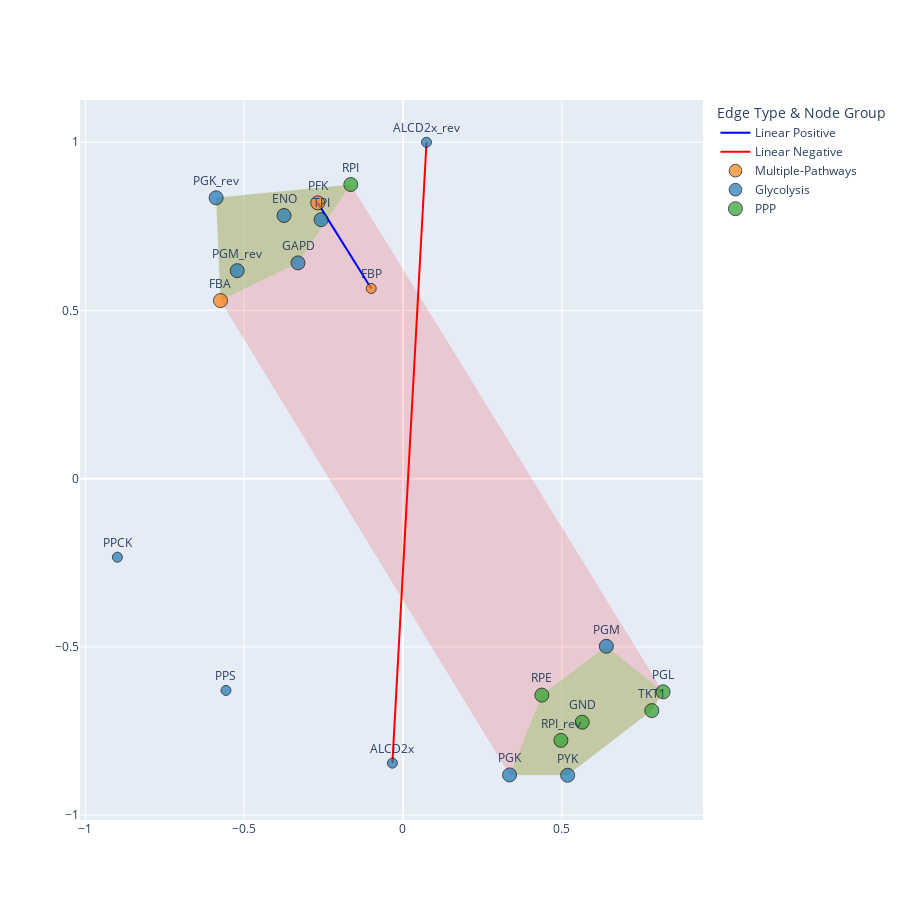
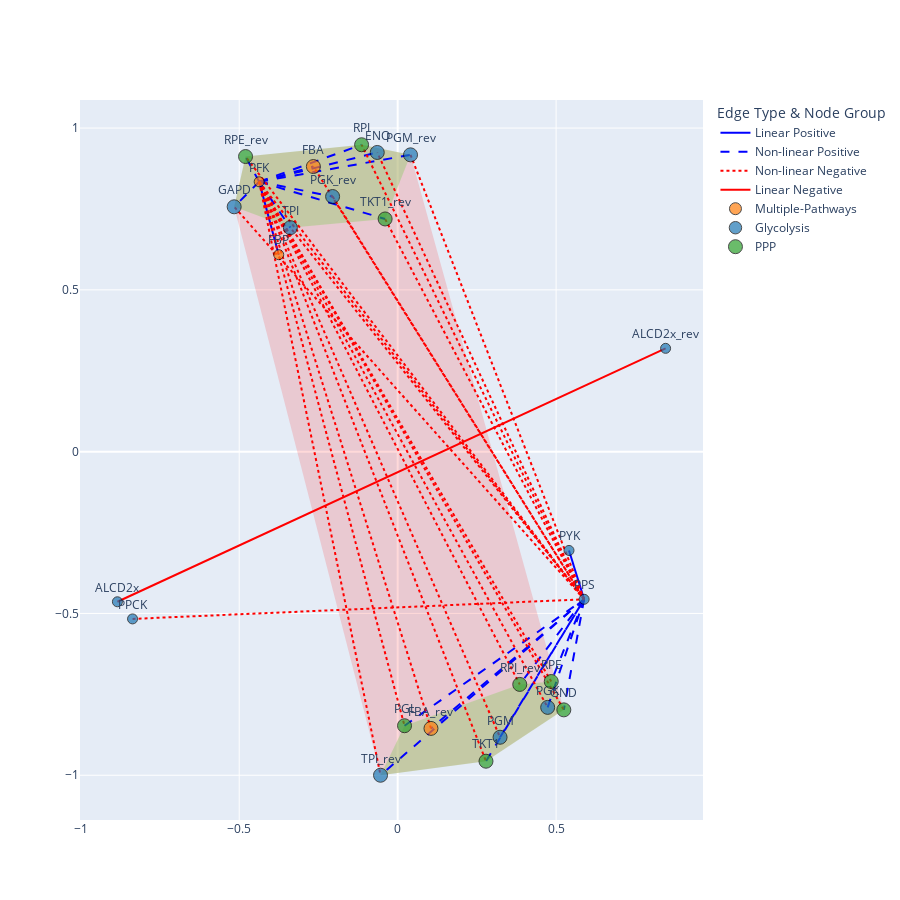

Write notebook code for charts like these, in order.
### Markdown cell above
### Plot the graphs from the subset networks of the 2 conditions

### Code cell
plot_graph(subset_G100, 
           subset_pos100, 
           remove_clique_edges=True, 
           include_matrix2_in_cliques=False, 
           min_clique_size=5, 
           shadow_edges="mixed", 
           centralities=centrality_dict_100)


plot_graph(subset_G0, 
           subset_pos0, 
           remove_clique_edges=True, 
           include_matrix2_in_cliques=False, 
           min_clique_size=5, 
           shadow_edges="mixed", 
           centralities=centrality_dict_0)

### Figure 1 — Plotly figure (JSON) as saved in the notebook; plotly's stock layout.template omitted (floating-point values rounded to 4 significant figures)
{"data": [{"fill": "toself", "fillcolor": "rgba(144, 238, 144, 0.5)", "hoverinfo": "skip", "line": {"color": "rgba(0,0,0,0)", "width": 0}, "mode": "lines", "name": "Positive Clique Shadow", "showlegend": false, "type": "scatter", "x": [0.8189, 0.6401, 0.4372, 0.3356, 0.5184, 0.7834, 0.8189], "y": [-0.6336, -0.4981, -0.6432, -0.8804, -0.8814, -0.6893, -0.6336]}, {"fill": "toself", "fillcolor": "rgba(144, 238, 144, 0.5)", "hoverinfo": "skip", "line": {"color": "rgba(0,0,0,0)", "width": 0}, "mode": "lines", "name": "Positive Clique Shadow", "showlegend": false, "type": "scatter", "x": [-0.1643, -0.5882, -0.5745, -0.3304, -0.1643], "y": [0.8743, 0.8348, 0.5294, 0.6414, 0.8743]}, {"fill": "toself", "fillcolor": "rgba(255, 0, 0, 0.15)", "hoverinfo": "skip", "line": {"color": "rgba(0,0,0,0)", "width": 0}, "mode": "lines", "name": "Negative Clique Shadow", "showlegend": false, "type": "scatter", "x": [-0.1643, -0.5882, -0.5745, 0.3356, 0.5184, 0.7834, 0.8189, -0.1643], "y": [0.8743, 0.8348, 0.5294, -0.8804, -0.8814, -0.6893, -0.6336, 0.8743]}, {"hoverinfo": "none", "line": {"color": "blue", "dash": "solid", "width": 2}, "mode": "lines", "name": "Linear Positive", "showlegend": true, "type": "scatter", "x": [-0.2684, -0.09991, null], "y": [0.8198, 0.5654, null]}, {"hoverinfo": "none", "line": {"color": "red", "dash": "solid", "width": 2}, "mode": "lines", "name": "Linear Negative", "showlegend": true, "type": "scatter", "x": [0.07411, -0.03334, null], "y": [1, -0.8454, null]}, {"hoverinfo": "text", "hovertext": ["Node: PFK<br>Pos: ENO, FBA, FBP, GAPD, PGK_rev, PGM_rev, RPI, TPI<br>Neg: GND, PGK, PGL, PGM, PYK, RPE, RPI_rev, TKT1<br>In clique: True<br>Degree centrality: 0.23<br>Betweenness centrality: 0.01<br>Clustering coefficient: 0.62", "Node: FBA<br>Pos: ENO, GAPD, PFK, PGK_rev, PGM_rev, RPI, TPI<br>Neg: GND, PGK, PGL, PGM, PYK, RPE, RPI_rev, TKT1<br>In clique: True<br>Degree centrality: 0.27<br>Betweenness centrality: 0.02<br>Clustering coefficient: 0.74", "Node: FBP<br>Pos: PFK<br>Neg: None<br>In clique: False<br>Degree centrality: 0.00<br>Betweenness centrality: 0.00<br>Clustering coefficient: 0.00"], "marker": {"color": "rgb(255, 127, 14)", "line": {"color": "black", "width": 1}, "size": [14, 14, 10]}, "mode": "markers+text", "name": "Multiple-Pathways", "showlegend": true, "text": ["PFK", "FBA", "FBP"], "textposition": "top center", "type": "scatter", "x": [-0.2684, -0.5745, -0.09991], "y": [0.8198, 0.5294, 0.5654]}, {"hoverinfo": "text", "hovertext": ["Node: PGK_rev<br>Pos: ENO, FBA, GAPD, PFK, PGM_rev, RPI, TPI<br>Neg: GND, PGK, PGL, PGM, PYK, RPE, RPI_rev, TKT1<br>In clique: True<br>Degree centrality: 0.26<br>Betweenness centrality: 0.03<br>Clustering coefficient: 0.74", "Node: PGK<br>Pos: GND, PGL, PGM, PYK, RPE, RPI_rev, TKT1<br>Neg: ENO, FBA, GAPD, PFK, PGK_rev, PGM_rev, RPI, TPI<br>In clique: True<br>Degree centrality: 0.26<br>Betweenness centrality: 0.01<br>Clustering coefficient: 0.74", "Node: PGM_rev<br>Pos: ENO, FBA, GAPD, PFK, PGK_rev, RPI, TPI<br>Neg: GND, PGK, PGL, PGM, PYK, RPE, RPI_rev, TKT1<br>In clique: True<br>Degree centrality: 0.26<br>Betweenness centrality: 0.03<br>Clustering coefficient: 0.74", "Node: PGM<br>Pos: GND, PGK, PGL, PYK, RPE, RPI_rev, TKT1<br>Neg: ENO, FBA, GAPD, PFK, PGK_rev, PGM_rev, RPI, TPI<br>In clique: True<br>Degree centrality: 0.26<br>Betweenness centrality: 0.02<br>Clustering coefficient: 0.74", "Node: ALCD2x_rev<br>Pos: None<br>Neg: ALCD2x<br>In clique: False<br>Degree centrality: 0.05<br>Betweenness centrality: 0.18<br>Clustering coefficient: 0.85", "Node: ALCD2x<br>Pos: None<br>Neg: ALCD2x_rev<br>In clique: False<br>Degree centrality: 0.05<br>Betweenness centrality: 0.09<br>Clustering coefficient: 0.85", "Node: PPCK<br>Pos: None<br>Neg: None<br>In clique: False<br>Degree centrality: 0.00<br>Betweenness centrality: 0.00<br>Clustering coefficient: 0.00", "Node: PPS<br>Pos: None<br>Neg: None<br>In clique: False<br>Degree centrality: 0.01<br>Betweenness centrality: 0.00<br>Clustering coefficient: 0.00", "Node: PYK<br>Pos: GND, PGK, PGL, PGM, RPE, RPI_rev, TKT1<br>Neg: ENO, FBA, GAPD, PFK, PGK_rev, PGM_rev, RPI, TPI<br>In clique: True<br>Degree centrality: 0.13<br>Betweenness centrality: 0.01<br>Clustering coefficient: 0.38", "Node: ENO<br>Pos: FBA, GAPD, PFK, PGK_rev, PGM_rev, RPI, TPI<br>Neg: GND, PGK, PGL, PGM, PYK, RPE, RPI_rev, TKT1<br>In clique: True<br>Degree centrality: 0.26<br>Betweenness centrality: 0.01<br>Clustering coefficient: 0.74", "Node: TPI<br>Pos: ENO, FBA, GAPD, PFK, PGK_rev, PGM_rev, RPI<br>Neg: GND, PGK, PGL, PGM, PYK, RPE, RPI_rev, TKT1<br>In clique: True<br>Degree centrality: 0.27<br>Betweenness centrality: 0.03<br>Clustering coefficient: 0.74", "Node: GAPD<br>Pos: ENO, FBA, PFK, PGK_rev, PGM_rev, RPI, TPI<br>Neg: GND, PGK, PGL, PGM, PYK, RPE, RPI_rev, TKT1<br>In clique: True<br>Degree centrality: 0.26<br>Betweenness centrality: 0.04<br>Clustering coefficient: 0.74"], "marker": {"color": "rgb(31, 119, 180)", "line": {"color": "black", "width": 1}, "size": [14, 14, 14, 14, 10, 10, 10, 10, 14, 14, 14, 14]}, "mode": "markers+text", "name": "Glycolysis", "showlegend": true, "text": ["PGK_rev", "PGK", "PGM_rev", "PGM", "ALCD2x_rev", "ALCD2x", "PPCK", "PPS", "PYK", "ENO", "TPI", "GAPD"], "textposition": "top center", "type": "scatter", "x": [-0.5882, 0.3356, -0.5218, 0.6401, 0.07411, -0.03334, -0.899, -0.5572, 0.5184, -0.3745, -0.2577, -0.3304], "y": [0.8348, -0.8804, 0.6183, -0.4981, 1, -0.8454, -0.2333, -0.6293, -0.8814, 0.7822, 0.7699, 0.6414]}, {"hoverinfo": "text", "hovertext": ["Node: PGL<br>Pos: GND, PGK, PGM, PYK, RPE, RPI_rev, TKT1<br>Neg: ENO, FBA, GAPD, PFK, PGK_rev, PGM_rev, RPI, TPI<br>In clique: True<br>Degree centrality: 0.27<br>Betweenness centrality: 0.12<br>Clustering coefficient: 0.74", "Node: RPE<br>Pos: GND, PGK, PGL, PGM, PYK, RPI_rev, TKT1<br>Neg: ENO, FBA, GAPD, PFK, PGK_rev, PGM_rev, RPI, TPI<br>In clique: True<br>Degree centrality: 0.27<br>Betweenness centrality: 0.06<br>Clustering coefficient: 0.74", "Node: RPI_rev<br>Pos: GND, PGK, PGL, PGM, PYK, RPE, TKT1<br>Neg: ENO, FBA, GAPD, PFK, PGK_rev, PGM_rev, RPI, TPI<br>In clique: True<br>Degree centrality: 0.27<br>Betweenness centrality: 0.07<br>Clustering coefficient: 0.74", "Node: RPI<br>Pos: ENO, FBA, GAPD, PFK, PGK_rev, PGM_rev, TPI<br>Neg: GND, PGK, PGL, PGM, PYK, RPE, RPI_rev, TKT1<br>In clique: True<br>Degree centrality: 0.27<br>Betweenness centrality: 0.02<br>Clustering coefficient: 0.74", "Node: TKT1<br>Pos: GND, PGK, PGL, PGM, PYK, RPE, RPI_rev<br>Neg: ENO, FBA, GAPD, PFK, PGK_rev, PGM_rev, RPI, TPI<br>In clique: True<br>Degree centrality: 0.27<br>Betweenness centrality: 0.02<br>Clustering coefficient: 0.74", "Node: GND<br>Pos: PGK, PGL, PGM, PYK, RPE, RPI_rev, TKT1<br>Neg: ENO, FBA, GAPD, PFK, PGK_rev, PGM_rev, RPI, TPI<br>In clique: True<br>Degree centrality: 0.27<br>Betweenness centrality: 0.01<br>Clustering coefficient: 0.74"], "marker": {"color": "rgb(44, 160, 44)", "line": {"color": "black", "width": 1}, "size": [14, 14, 14, 14, 14, 14]}, "mode": "markers+text", "name": "PPP", "showlegend": true, "text": ["PGL", "RPE", "RPI_rev", "RPI", "TKT1", "GND"], "textposition": "top center", "type": "scatter", "x": [0.8189, 0.4372, 0.4973, -0.1643, 0.7834, 0.5642], "y": [-0.6336, -0.6432, -0.7778, 0.8743, -0.6893, -0.7237]}], "layout": {"height": 900, "legend": {"title": {"text": "Edge Type & Node Group"}}, "width": 900}}

### Figure 2 — Plotly figure (JSON) as saved in the notebook; plotly's stock layout.template omitted (floating-point values rounded to 4 significant figures)
{"data": [{"fill": "toself", "fillcolor": "rgba(144, 238, 144, 0.5)", "hoverinfo": "skip", "line": {"color": "rgba(0,0,0,0)", "width": 0}, "mode": "lines", "name": "Positive Clique Shadow", "showlegend": false, "type": "scatter", "x": [-0.5159, -0.3386, -0.03963, 0.0406, -0.1138, -0.48, -0.5159], "y": [0.7566, 0.6922, 0.7191, 0.9172, 0.9484, 0.912, 0.7566]}, {"fill": "toself", "fillcolor": "rgba(144, 238, 144, 0.5)", "hoverinfo": "skip", "line": {"color": "rgba(0,0,0,0)", "width": 0}, "mode": "lines", "name": "Positive Clique Shadow", "showlegend": false, "type": "scatter", "x": [0.5243, 0.4846, 0.3852, 0.02159, -0.05406, 0.2787, 0.5243], "y": [-0.798, -0.7103, -0.7193, -0.8469, -1, -0.9566, -0.798]}, {"fill": "toself", "fillcolor": "rgba(255, 0, 0, 0.15)", "hoverinfo": "skip", "line": {"color": "rgba(0,0,0,0)", "width": 0}, "mode": "lines", "name": "Negative Clique Shadow", "showlegend": false, "type": "scatter", "x": [-0.5159, -0.05406, 0.2787, 0.5243, 0.0406, -0.1138, -0.48, -0.5159], "y": [0.7566, -1, -0.9566, -0.798, 0.9172, 0.9484, 0.912, 0.7566]}, {"hoverinfo": "none", "line": {"color": "blue", "dash": "solid", "width": 2}, "mode": "lines", "name": "Linear Positive", "showlegend": true, "type": "scatter", "x": [-0.4371, -0.3753, null, 0.5884, 0.5406, null], "y": [0.8339, 0.6087, null, -0.4563, -0.3053, null]}, {"hoverinfo": "none", "line": {"color": "blue", "dash": "dash", "width": 2}, "mode": "lines", "name": "Non-linear Positive", "showlegend": true, "type": "scatter", "x": [-0.4371, -0.2053, null, -0.4371, 0.0406, null, -0.4371, -0.48, null, -0.4371, -0.1138, null, -0.4371, -0.06441, null, -0.4371, -0.03963, null, -0.4371, -0.3386, null, -0.4371, -0.2659, null, -0.4371, -0.5159, null, 0.4733, 0.5884, null, 0.02159, 0.5884, null, 0.3231, 0.5884, null, 0.5884, 0.4846, null, 0.5884, 0.3852, null, 0.5884, 0.2787, null, 0.5884, -0.05406, null, 0.5884, 0.1051, null, 0.5884, 0.5243, null], "y": [0.8339, 0.7884, null, 0.8339, 0.9172, null, 0.8339, 0.912, null, 0.8339, 0.9484, null, 0.8339, 0.9246, null, 0.8339, 0.7191, null, 0.8339, 0.6922, null, 0.8339, 0.8811, null, 0.8339, 0.7566, null, -0.7903, -0.4563, null, -0.8469, -0.4563, null, -0.8826, -0.4563, null, -0.4563, -0.7103, null, -0.4563, -0.7193, null, -0.4563, -0.9566, null, -0.4563, -1, null, -0.4563, -0.8552, null, -0.4563, -0.798, null]}, {"hoverinfo": "none", "line": {"color": "red", "dash": "dot", "width": 2}, "mode": "lines", "name": "Non-linear Negative", "showlegend": true, "type": "scatter", "x": [-0.4371, 0.4733, null, -0.4371, 0.02159, null, -0.4371, 0.3231, null, -0.4371, 0.5884, null, -0.4371, 0.4846, null, -0.4371, 0.3852, null, -0.4371, 0.2787, null, -0.4371, -0.05406, null, -0.4371, 0.1051, null, -0.4371, 0.5243, null, -0.2053, 0.5884, null, 0.0406, 0.5884, null, -0.8366, 0.5884, null, 0.5884, -0.48, null, 0.5884, -0.1138, null, 0.5884, -0.06441, null, 0.5884, -0.03963, null, 0.5884, -0.3386, null, 0.5884, -0.2659, null, 0.5884, -0.5159, null], "y": [0.8339, -0.7903, null, 0.8339, -0.8469, null, 0.8339, -0.8826, null, 0.8339, -0.4563, null, 0.8339, -0.7103, null, 0.8339, -0.7193, null, 0.8339, -0.9566, null, 0.8339, -1, null, 0.8339, -0.8552, null, 0.8339, -0.798, null, 0.7884, -0.4563, null, 0.9172, -0.4563, null, -0.5169, -0.4563, null, -0.4563, 0.912, null, -0.4563, 0.9484, null, -0.4563, 0.9246, null, -0.4563, 0.7191, null, -0.4563, 0.6922, null, -0.4563, 0.8811, null, -0.4563, 0.7566, null]}, {"hoverinfo": "none", "line": {"color": "red", "dash": "solid", "width": 2}, "mode": "lines", "name": "Linear Negative", "showlegend": true, "type": "scatter", "x": [0.8454, -0.8844, null], "y": [0.3193, -0.4639, null]}, {"hoverinfo": "text", "hovertext": ["Node: PFK<br>Pos: ENO, FBA, FBP, GAPD, PGK_rev, PGM_rev, RPE_rev, RPI, TKT1_rev, TPI<br>Neg: FBA_rev, GND, PGK, PGL, PGM, PPS, RPE, RPI_rev, TKT1, TPI_rev<br>In clique: False<br>Degree centrality: 0.05<br>Betweenness centrality: 0.01<br>Clustering coefficient: 0.17", "Node: FBA_rev<br>Pos: GND, PGK, PGL, PGM, PPS, RPE, RPI_rev, TKT1, TPI_rev<br>Neg: ENO, FBA, GAPD, PFK, PGK_rev, PGM_rev, RPE_rev, RPI, TKT1_rev, TPI<br>In clique: True<br>Degree centrality: 0.25<br>Betweenness centrality: 0.04<br>Clustering coefficient: 0.40", "Node: FBA<br>Pos: ENO, GAPD, PFK, PGK_rev, PGM_rev, RPE_rev, RPI, TKT1_rev, TPI<br>Neg: FBA_rev, GND, PGK, PGL, PGM, PPS, RPE, RPI_rev, TKT1, TPI_rev<br>In clique: True<br>Degree centrality: 0.25<br>Betweenness centrality: 0.01<br>Clustering coefficient: 0.40", "Node: FBP<br>Pos: PFK<br>Neg: None<br>In clique: False<br>Degree centrality: 0.01<br>Betweenness centrality: 0.00<br>Clustering coefficient: 0.09"], "marker": {"color": "rgb(255, 127, 14)", "line": {"color": "black", "width": 1}, "size": [10, 14, 14, 10]}, "mode": "markers+text", "name": "Multiple-Pathways", "showlegend": true, "text": ["PFK", "FBA_rev", "FBA", "FBP"], "textposition": "top center", "type": "scatter", "x": [-0.4371, 0.1051, -0.2659, -0.3753], "y": [0.8339, -0.8552, 0.8811, 0.6087]}, {"hoverinfo": "text", "hovertext": ["Node: PGK_rev<br>Pos: ENO, FBA, GAPD, PFK, PGM_rev, RPE_rev, RPI, TKT1_rev, TPI<br>Neg: FBA_rev, GND, PGK, PGL, PGM, PPS, RPE, RPI_rev, TKT1, TPI_rev<br>In clique: True<br>Degree centrality: 0.24<br>Betweenness centrality: 0.06<br>Clustering coefficient: 0.36", "Node: PGK<br>Pos: FBA_rev, GND, PGL, PGM, PPS, RPE, RPI_rev, TKT1, TPI_rev<br>Neg: ENO, FBA, GAPD, PFK, PGK_rev, PGM_rev, RPE_rev, RPI, TKT1_rev, TPI<br>In clique: True<br>Degree centrality: 0.24<br>Betweenness centrality: 0.02<br>Clustering coefficient: 0.36", "Node: PGM_rev<br>Pos: ENO, FBA, GAPD, PFK, PGK_rev, RPE_rev, RPI, TKT1_rev, TPI<br>Neg: FBA_rev, GND, PGK, PGL, PGM, PPS, RPE, RPI_rev, TKT1, TPI_rev<br>In clique: True<br>Degree centrality: 0.24<br>Betweenness centrality: 0.00<br>Clustering coefficient: 0.36", "Node: PGM<br>Pos: FBA_rev, GND, PGK, PGL, PPS, RPE, RPI_rev, TKT1, TPI_rev<br>Neg: ENO, FBA, GAPD, PFK, PGK_rev, PGM_rev, RPE_rev, RPI, TKT1_rev, TPI<br>In clique: True<br>Degree centrality: 0.24<br>Betweenness centrality: 0.00<br>Clustering coefficient: 0.36", "Node: ALCD2x_rev<br>Pos: None<br>Neg: ALCD2x<br>In clique: False<br>Degree centrality: 0.06<br>Betweenness centrality: 0.19<br>Clustering coefficient: 0.27", "Node: ALCD2x<br>Pos: None<br>Neg: ALCD2x_rev<br>In clique: False<br>Degree centrality: 0.06<br>Betweenness centrality: 0.10<br>Clustering coefficient: 0.27", "Node: PPCK<br>Pos: None<br>Neg: PPS<br>In clique: False<br>Degree centrality: 0.02<br>Betweenness centrality: 0.00<br>Clustering coefficient: 0.12", "Node: PPS<br>Pos: FBA_rev, GND, PGK, PGL, PGM, PYK, RPE, RPI_rev, TKT1, TPI_rev<br>Neg: ENO, FBA, GAPD, PFK, PGK_rev, PGM_rev, PPCK, RPE_rev, RPI, TKT1_rev, ...<br>In clique: False<br>Degree centrality: 0.05<br>Betweenness centrality: 0.02<br>Clustering coefficient: 0.14", "Node: PYK<br>Pos: PPS<br>Neg: None<br>In clique: False<br>Degree centrality: 0.03<br>Betweenness centrality: 0.00<br>Clustering coefficient: 0.12", "Node: ENO<br>Pos: FBA, GAPD, PFK, PGK_rev, PGM_rev, RPE_rev, RPI, TKT1_rev, TPI<br>Neg: FBA_rev, GND, PGK, PGL, PGM, PPS, RPE, RPI_rev, TKT1, TPI_rev<br>In clique: True<br>Degree centrality: 0.24<br>Betweenness centrality: 0.00<br>Clustering coefficient: 0.36", "Node: TPI_rev<br>Pos: FBA_rev, GND, PGK, PGL, PGM, PPS, RPE, RPI_rev, TKT1<br>Neg: ENO, FBA, GAPD, PFK, PGK_rev, PGM_rev, RPE_rev, RPI, TKT1_rev, TPI<br>In clique: True<br>Degree centrality: 0.25<br>Betweenness centrality: 0.22<br>Clustering coefficient: 0.40", "Node: TPI<br>Pos: ENO, FBA, GAPD, PFK, PGK_rev, PGM_rev, RPE_rev, RPI, TKT1_rev<br>Neg: FBA_rev, GND, PGK, PGL, PGM, PPS, RPE, RPI_rev, TKT1, TPI_rev<br>In clique: True<br>Degree centrality: 0.25<br>Betweenness centrality: 0.10<br>Clustering coefficient: 0.40", "Node: GAPD<br>Pos: ENO, FBA, PFK, PGK_rev, PGM_rev, RPE_rev, RPI, TKT1_rev, TPI<br>Neg: FBA_rev, GND, PGK, PGL, PGM, PPS, RPE, RPI_rev, TKT1, TPI_rev<br>In clique: True<br>Degree centrality: 0.24<br>Betweenness centrality: 0.05<br>Clustering coefficient: 0.36"], "marker": {"color": "rgb(31, 119, 180)", "line": {"color": "black", "width": 1}, "size": [14, 14, 14, 14, 10, 10, 10, 10, 10, 14, 14, 14, 14]}, "mode": "markers+text", "name": "Glycolysis", "showlegend": true, "text": ["PGK_rev", "PGK", "PGM_rev", "PGM", "ALCD2x_rev", "ALCD2x", "PPCK", "PPS", "PYK", "ENO", "TPI_rev", "TPI", "GAPD"], "textposition": "top center", "type": "scatter", "x": [-0.2053, 0.4733, 0.0406, 0.3231, 0.8454, -0.8844, -0.8366, 0.5884, 0.5406, -0.06441, -0.05406, -0.3386, -0.5159], "y": [0.7884, -0.7903, 0.9172, -0.8826, 0.3193, -0.4639, -0.5169, -0.4563, -0.3053, 0.9246, -1, 0.6922, 0.7566]}, {"hoverinfo": "text", "hovertext": ["Node: PGL<br>Pos: FBA_rev, GND, PGK, PGM, PPS, RPE, RPI_rev, TKT1, TPI_rev<br>Neg: ENO, FBA, GAPD, PFK, PGK_rev, PGM_rev, RPE_rev, RPI, TKT1_rev, TPI<br>In clique: True<br>Degree centrality: 0.26<br>Betweenness centrality: 0.07<br>Clustering coefficient: 0.44", "Node: RPE_rev<br>Pos: ENO, FBA, GAPD, PFK, PGK_rev, PGM_rev, RPI, TKT1_rev, TPI<br>Neg: FBA_rev, GND, PGK, PGL, PGM, PPS, RPE, RPI_rev, TKT1, TPI_rev<br>In clique: True<br>Degree centrality: 0.26<br>Betweenness centrality: 0.02<br>Clustering coefficient: 0.44", "Node: RPE<br>Pos: FBA_rev, GND, PGK, PGL, PGM, PPS, RPI_rev, TKT1, TPI_rev<br>Neg: ENO, FBA, GAPD, PFK, PGK_rev, PGM_rev, RPE_rev, RPI, TKT1_rev, TPI<br>In clique: True<br>Degree centrality: 0.26<br>Betweenness centrality: 0.02<br>Clustering coefficient: 0.44", "Node: RPI_rev<br>Pos: FBA_rev, GND, PGK, PGL, PGM, PPS, RPE, TKT1, TPI_rev<br>Neg: ENO, FBA, GAPD, PFK, PGK_rev, PGM_rev, RPE_rev, RPI, TKT1_rev, TPI<br>In clique: True<br>Degree centrality: 0.26<br>Betweenness centrality: 0.01<br>Clustering coefficient: 0.44", "Node: RPI<br>Pos: ENO, FBA, GAPD, PFK, PGK_rev, PGM_rev, RPE_rev, TKT1_rev, TPI<br>Neg: FBA_rev, GND, PGK, PGL, PGM, PPS, RPE, RPI_rev, TKT1, TPI_rev<br>In clique: True<br>Degree centrality: 0.26<br>Betweenness centrality: 0.00<br>Clustering coefficient: 0.44", "Node: TKT1_rev<br>Pos: ENO, FBA, GAPD, PFK, PGK_rev, PGM_rev, RPE_rev, RPI, TPI<br>Neg: FBA_rev, GND, PGK, PGL, PGM, PPS, RPE, RPI_rev, TKT1, TPI_rev<br>In clique: True<br>Degree centrality: 0.26<br>Betweenness centrality: 0.06<br>Clustering coefficient: 0.44", "Node: TKT1<br>Pos: FBA_rev, GND, PGK, PGL, PGM, PPS, RPE, RPI_rev, TPI_rev<br>Neg: ENO, FBA, GAPD, PFK, PGK_rev, PGM_rev, RPE_rev, RPI, TKT1_rev, TPI<br>In clique: True<br>Degree centrality: 0.26<br>Betweenness centrality: 0.06<br>Clustering coefficient: 0.44", "Node: GND<br>Pos: FBA_rev, PGK, PGL, PGM, PPS, RPE, RPI_rev, TKT1, TPI_rev<br>Neg: ENO, FBA, GAPD, PFK, PGK_rev, PGM_rev, RPE_rev, RPI, TKT1_rev, TPI<br>In clique: True<br>Degree centrality: 0.26<br>Betweenness centrality: 0.00<br>Clustering coefficient: 0.44"], "marker": {"color": "rgb(44, 160, 44)", "line": {"color": "black", "width": 1}, "size": [14, 14, 14, 14, 14, 14, 14, 14]}, "mode": "markers+text", "name": "PPP", "showlegend": true, "text": ["PGL", "RPE_rev", "RPE", "RPI_rev", "RPI", "TKT1_rev", "TKT1", "GND"], "textposition": "top center", "type": "scatter", "x": [0.02159, -0.48, 0.4846, 0.3852, -0.1138, -0.03963, 0.2787, 0.5243], "y": [-0.8469, 0.912, -0.7103, -0.7193, 0.9484, 0.7191, -0.9566, -0.798]}], "layout": {"height": 900, "legend": {"title": {"text": "Edge Type & Node Group"}}, "width": 900}}
